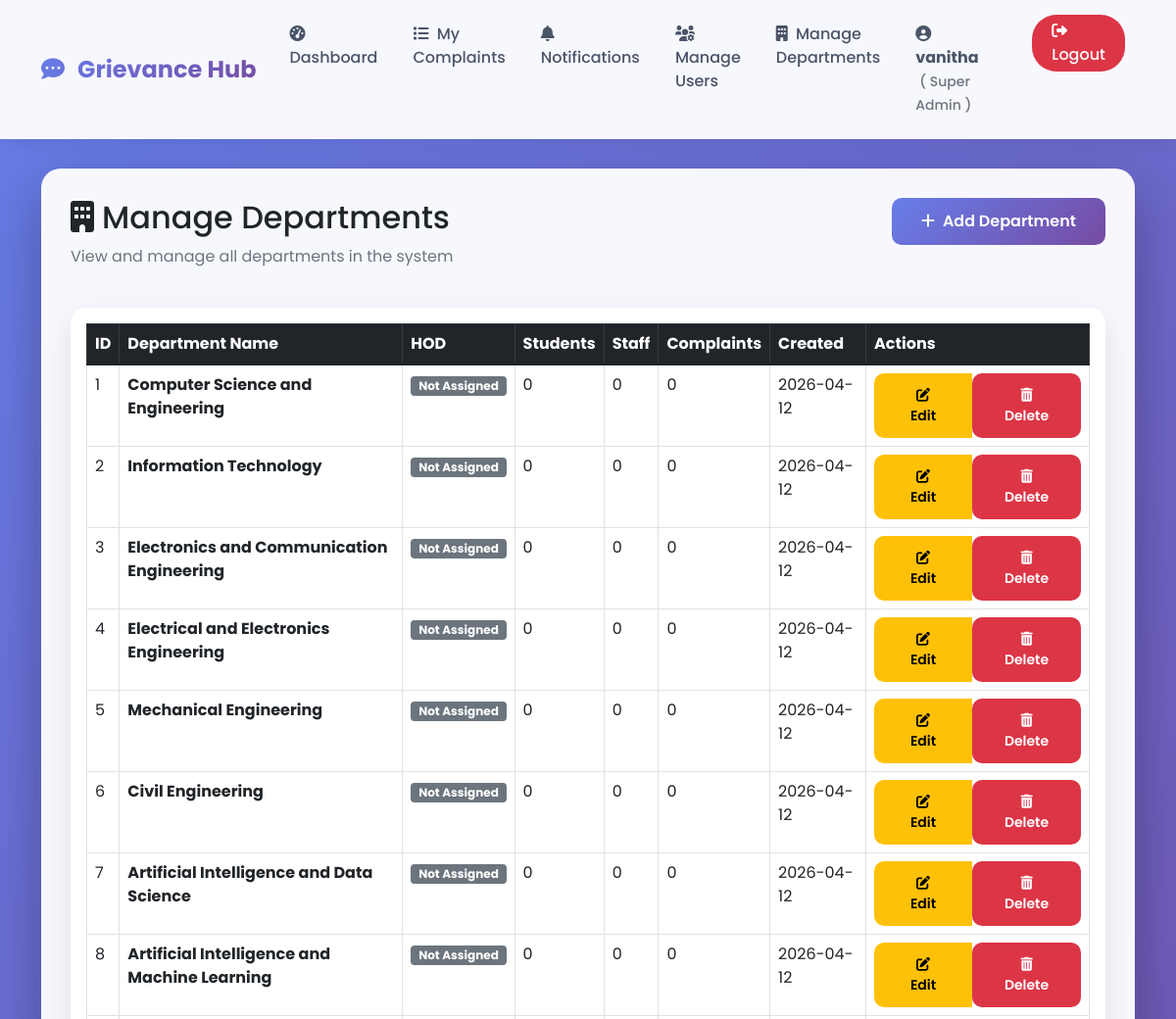
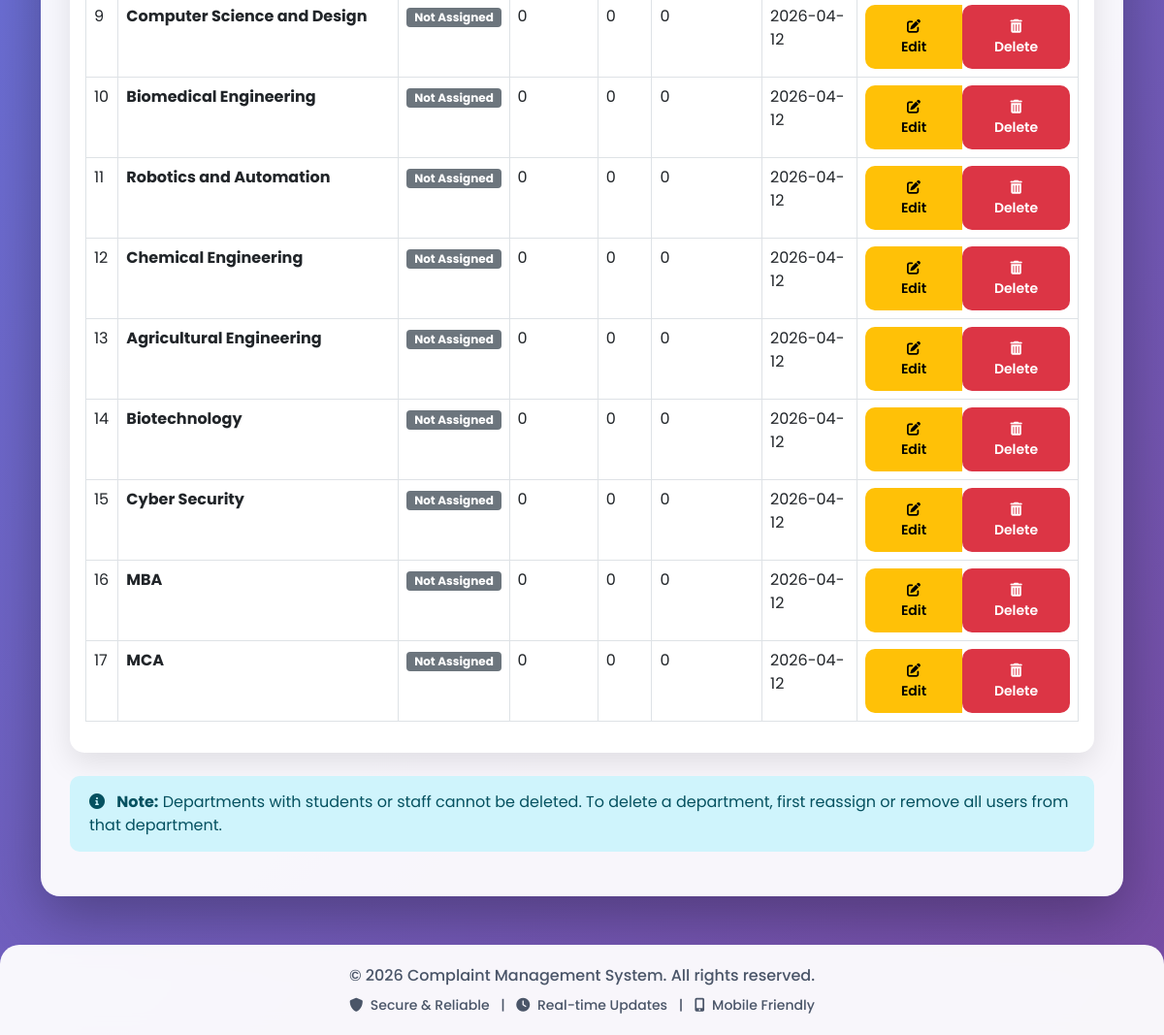
The page /admin/departments (signed in) on the database its author committed (2 pictures, top to bottom).
### models.py (models this page shows)
class User(UserMixin, db.Model):
    id = db.Column(db.Integer, primary_key=True)
    username = db.Column(db.String(80), unique=True, nullable=False)
    email = db.Column(db.String(120), unique=True, nullable=False)
    password = db.Column(db.String(200), nullable=False)
    role = db.Column(db.String(20), default='student')  # student, staff/mentor, hod, admin
    department = db.Column(db.String(100))
    year = db.Column(db.String(20))
    section = db.Column(db.String(10))
    parent_name = db.Column(db.String(100))
    parent_phone = db.Column(db.String(15))
    address = db.Column(db.Text)
    mentor_name = db.Column(db.String(100))  # For students - who is their mentor
    phone = db.Column(db.String(15))
    created_at = db.Column(db.DateTime, default=datetime.utcnow)
    complaints = db.relationship('Complaint', backref='author', lazy=True, foreign_keys='Complaint.user_id')
    assigned_complaints = db.relationship('Complaint', backref='assigned_staff', lazy=True, foreign_keys='Complaint.assigned_to')

class Department(db.Model):
    id = db.Column(db.Integer, primary_key=True)
    name = db.Column(db.String(100), unique=True, nullable=False)
    hod_id = db.Column(db.Integer, db.ForeignKey('user.id'), nullable=True)
    created_at = db.Column(db.DateTime, default=datetime.utcnow)
    hod = db.relationship('User', foreign_keys=[hod_id], backref='managed_department')

### app.py (the view)
@app.route('/admin/departments')
@login_required
def manage_departments():
    if not is_super_admin(current_user):
        abort(403)
    departments = Department.query.all()
    for dept in departments:
        dept.student_count = User.query.filter_by(department=dept.name, role='student').count()
        dept.staff_count = User.query.filter_by(department=dept.name, role='staff').count()
        dept.complaint_count = Complaint.query.join(User, Complaint.user_id == User.id).filter(User.department == dept.name).count()
    return render_template('manage_departments.html', departments=departments)

### app.py (called while the page is built)
def is_super_admin(user):
    return user.role == 'admin' and user.email == 'vanitha.sty3375@gmail.com'

def is_department_admin(user):
    return user.role == 'hod'

@login_manager.user_loader
def load_user(user_id):
    return User.query.get(int(user_id))

@app.context_processor
def utility_processor():
    return {
        'is_super_admin': is_super_admin,
        'is_department_admin': is_department_admin,
        'can_manage_user': can_manage_user
    }

### templates/manage_departments.html (shortened to what this page needs)
{% extends "base.html" %}
{% block content %}
<div class="row mb-4">
    <div class="col-12">
        <div class="d-flex justify-content-between align-items-center">
            <h2><i class="fas fa-building me-2"></i>Manage Departments</h2>
            <a href="{{ url_for('add_department') }}" class="btn btn-primary">
                <i class="fas fa-plus me-2"></i>Add Department
            </a>
        </div>
        <p class="text-muted">View and manage all departments in the system</p>
    </div>
</div>
<div class="row">
    <div class="col-12">
        <div class="card">
            <div class="card-body">
                <div class="table-responsive">
                    <table class="table table-bordered table-hover">
                        <thead class="table-dark">
                            <tr>
                                <th>ID</th>
                                <th>Department Name</th>
                                <th>HOD</th>
                                <th>Students</th>
                                <th>Staff</th>
                                <th>Complaints</th>
                                <th>Created</th>
                                <th>Actions</th>
                             </thead>
                        <tbody>
                            {% for dept in departments %}
                            <tr>
                                <td>{{ dept.id }}</td>
                                <td><strong>{{ dept.name }}</strong></td>
                                <td>
                                    {% if dept.hod %}
                                        <span class="badge bg-success">{{ dept.hod.username }}</span>
                                        <br><small class="text-muted">{{ dept.hod.email }}</small>
                                    {% else %}
                                        <span class="badge bg-secondary">Not Assigned</span>
                                    {% endif %}
                                </td>
                                <td>{{ dept.student_count }}</td>
                                <td>{{ dept.staff_count }}</td>
                                <td>{{ dept.complaint_count }}</td>
                                <td>{{ dept.created_at.strftime('%Y-%m-%d') }}</td>
                                <td>
                                    <div class="btn-group" role="group">
                                        <a href="{{ url_for('edit_department', dept_id=dept.id) }}"
                                           class="btn btn-sm btn-warning">
                                            <i class="fas fa-edit"></i> Edit
                                        </a>
                                        {% set total_users = dept.student_count + dept.staff_count %}
                                        {% if total_users == 0 %}
                                            <form method="POST" action="{{ url_for('delete_department', id=dept.id) }}"
                                                  style="display: inline-block;"
                                                  onsubmit="return confirm('Delete department \"{{ dept.name }}\"? This cannot be undone!');">
                                                <button type="submit" class="btn btn-sm btn-danger">
                                                    <i class="fas fa-trash-alt"></i> Delete
                                                </button>
                                            </form>
                                        {% endif %}
                                    </div>
                                </td>
                            </tr>
                            {% endfor %}
                        </tbody>
                    </table>
                </div>
            </div>
        </div>
    </div>
</div>
<div class="row mt-4">
    <div class="col-12">
        <div class="alert alert-info">
            <i class="fas fa-info-circle me-2"></i>
            <strong>Note:</strong> Departments with students or staff cannot be deleted. To delete a department, first reassign or remove all users from that department.
        </div>
    </div>
</div>
{% endblock %}

### templates/base.html (shortened to what this page needs)
<!DOCTYPE html>
<html lang="en">
<head>
    <link href="https://cdn.jsdelivr.net/npm/bootstrap@5.1.3/dist/css/bootstrap.min.css" rel="stylesheet">
    <link rel="stylesheet" href="https://cdnjs.cloudflare.com/ajax/libs/font-awesome/6.0.0/css/all.min.css">
</head>
<body>
    <nav class="navbar navbar-expand-lg navbar-light">
        <div class="container">
            <a class="navbar-brand" href="{{ url_for('index') }}">
                <i class="fas fa-comment-dots me-2"></i>
                Grievance Hub
            </a>
            <div class="collapse navbar-collapse" id="navbarNav">
                <ul class="navbar-nav ms-auto">
                    {% if current_user.is_authenticated %}
                        <li class="nav-item">
                            {% if is_super_admin(current_user) %}
                                <a class="nav-link" href="{{ url_for('super_admin_dashboard') }}">
                                    <i class="fas fa-tachometer-alt me-1"></i> Dashboard
                                </a>
                            {% elif is_department_admin(current_user) %}
                                <a class="nav-link" href="{{ url_for('hod_dashboard') }}">
                                    <i class="fas fa-tachometer-alt me-1"></i> Dashboard
                                </a>
                            {% elif current_user.role == 'staff' %}
                                <a class="nav-link" href="{{ url_for('staff_dashboard') }}">
                                    <i class="fas fa-tachometer-alt me-1"></i> Dashboard
                                </a>
                            {% else %}
                                <a class="nav-link" href="{{ url_for('dashboard') }}">
                                    <i class="fas fa-tachometer-alt me-1"></i> Dashboard
                                </a>
                            {% endif %}
                        </li>
                        <li class="nav-item">
                            <a class="nav-link" href="{{ url_for('view_complaints') }}">
                                <i class="fas fa-list me-1"></i> My Complaints
                            </a>
                        </li>
                        <li class="nav-item position-relative">
                            <a class="nav-link" href="{{ url_for('view_notifications') }}">
                                <i class="fas fa-bell me-1"></i> Notifications
                                {% set unread = current_user.notifications|selectattr('is_read', 'equalto', false)|list|length %}
                            </a>
                        </li>
                        {% if is_super_admin(current_user) %}
                            <li class="nav-item">
                                <a class="nav-link" href="{{ url_for('super_admin_users') }}">
                                    <i class="fas fa-users-cog me-1"></i> Manage Users
                                </a>
                            </li>
                            <li class="nav-item">
                                <a class="nav-link" href="{{ url_for('manage_departments') }}">
                                    <i class="fas fa-building me-1"></i> Manage Departments
                                </a>
                            </li>
                        {% endif %}
                        <li class="nav-item me-2">
                            <span class="nav-link">
                                <i class="fas fa-user-circle me-1"></i>
                                <strong>{{ current_user.username }}</strong>
                                <small class="text-muted ms-1">
                                    ({% if is_super_admin(current_user) %}
                                        Super Admin
                                    {% elif is_department_admin(current_user) %}
                                        HOD
                                    {% elif current_user.role == 'staff' %}
                                        Staff
                                    {% else %}
                                        Student
                                    {% endif %})
                                </small>
                            </span>
                        </li>
                        <li class="nav-item">
                            <a class="nav-link logout-btn" href="{{ url_for('logout') }}"
                               onclick="return confirm('Are you sure you want to logout?')">
                                <i class="fas fa-sign-out-alt"></i> Logout
                            </a>
                        </li>
                    {% endif %}
                </ul>
            </div>
        </div>
    </nav>
    <div class="container">
        <div class="main-content">
            {% block content %}{% endblock %}
        </div>
    </div>
    <footer class="footer">
        <div class="container">
            <p class="mb-0">&copy; 2026 Complaint Management System. All rights reserved.</p>
            <p class="mb-0 mt-2 small">
                <i class="fas fa-shield-alt me-1"></i> Secure & Reliable
                <span class="mx-2">|</span>
                <i class="fas fa-clock me-1"></i> Real-time Updates
                <span class="mx-2">|</span>
                <i class="fas fa-mobile-alt me-1"></i> Mobile Friendly
            </p>
        </div>
    </footer>
</body>
</html>

### templates/base.html (style rules this page uses)
* { font-family: 'Poppins', sans-serif; }
body { background: linear-gradient(135deg, #667eea 0%, #764ba2 100%); min-height: 100vh; background-attachment: fixed; }
.navbar { background: rgba(255, 255, 255, 0.95) !important; backdrop-filter: blur(10px); box-shadow: 0 2px 20px rgba(0,0,0,0.1); padding: 15px 0; }
.navbar-brand { font-weight: 700; font-size: 1.5rem; background: linear-gradient(135deg, #667eea 0%, #764ba2 100%); -webkit-background-clip: text; -webkit-text-fill-color: transparent; transition: transform 0.3s ease; }
.nav-link { font-weight: 500; color: #4a5568 !important; margin: 0 10px; position: relative; transition: color 0.3s ease; }
.logout-btn { background-color: #dc3545; color: white !important; border-radius: 25px; padding: 5px 20px !important; margin-left: 15px; transition: all 0.3s ease; }
.main-content { background: rgba(255, 255, 255, 0.95); border-radius: 20px; padding: 30px; margin: 30px 0; box-shadow: 0 20px 60px rgba(0,0,0,0.3); animation: fadeInUp 0.5s ease; }
.card { border: none; border-radius: 15px; box-shadow: 0 10px 30px rgba(0,0,0,0.1); transition: all 0.3s ease; overflow: hidden; }
.btn { border-radius: 10px; padding: 12px 30px; font-weight: 600; transition: all 0.3s ease; border: none; }
.btn-primary { background: linear-gradient(135deg, #667eea 0%, #764ba2 100%); }
.alert { border-radius: 10px; border: none; padding: 15px 20px; animation: slideInDown 0.5s ease; }
.footer { background: rgba(255, 255, 255, 0.95); backdrop-filter: blur(10px); padding: 20px 0; margin-top: 50px; border-radius: 20px 20px 0 0; color: #4a5568; text-align: center; font-weight: 500; }

### rows shown on the page
User: username "vanitha"
Department: id "1", name "Computer Science and Engineering", student_count "0", staff_count "0", complaint_count "0", created_at "2026-04-12"
Department: id "2", name "Information Technology", student_count "0", staff_count "0", complaint_count "0", created_at "2026-04-12"
Department: id "3", name "Electronics and Communication Engineering", student_count "0", staff_count "0", complaint_count "0", created_at "2026-04-12"
Department: id "4", name "Electrical and Electronics Engineering", student_count "0", staff_count "0", complaint_count "0", created_at "2026-04-12"
Department: id "5", name "Mechanical Engineering", student_count "0", staff_count "0", complaint_count "0", created_at "2026-04-12"
Department: id "6", name "Civil Engineering", student_count "0", staff_count "0", complaint_count "0", created_at "2026-04-12"
Department: id "7", name "Artificial Intelligence and Data Science", student_count "0", staff_count "0", complaint_count "0", created_at "2026-04-12"
Department: id "8", name "Artificial Intelligence and Machine Learning", student_count "0", staff_count "0", complaint_count "0", created_at "2026-04-12"
Department: id "9", name "Computer Science and Design", student_count "0", staff_count "0", complaint_count "0", created_at "2026-04-12"
Department: id "10", name "Biomedical Engineering", student_count "0", staff_count "0", complaint_count "0", created_at "2026-04-12"
Department: id "11", name "Robotics and Automation", student_count "0", staff_count "0", complaint_count "0", created_at "2026-04-12"
Department: id "12", name "Chemical Engineering", student_count "0", staff_count "0", complaint_count "0", created_at "2026-04-12"
Department: id "13", name "Agricultural Engineering", student_count "0", staff_count "0", complaint_count "0", created_at "2026-04-12"
Department: id "14", name "Biotechnology", student_count "0", staff_count "0", complaint_count "0", created_at "2026-04-12"
Department: id "15", name "Cyber Security", student_count "0", staff_count "0", complaint_count "0", created_at "2026-04-12"
Department: id "16", name "MBA", student_count "0", staff_count "0", complaint_count "0", created_at "2026-04-12"
Department: id "17", name "MCA", student_count "0", staff_count "0", complaint_count "0", created_at "2026-04-12"
